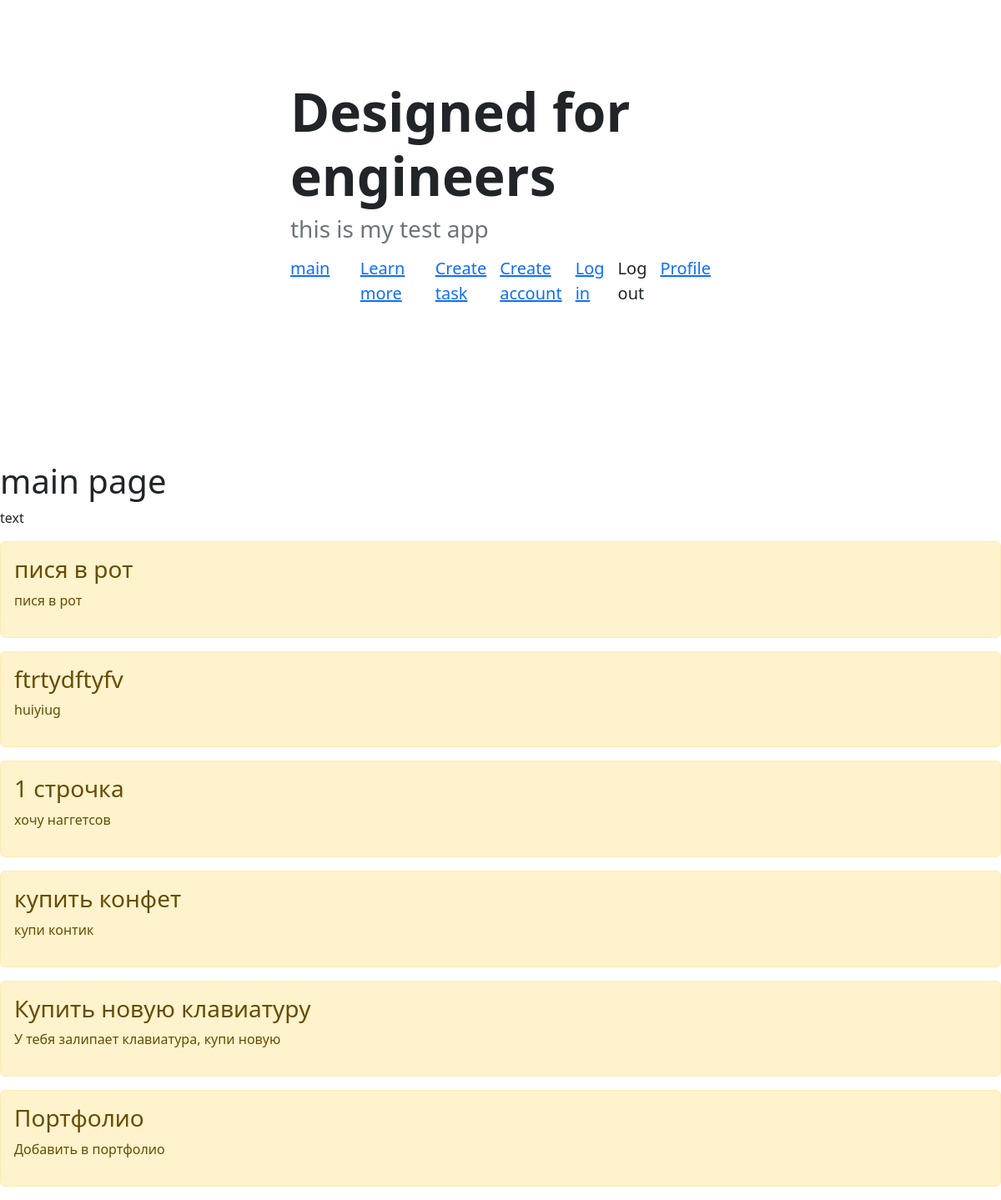
The page / on the database its author committed.
### main/models.py (models this page shows, shortened)
class Task(models.Model):
    objects = ' '
    title = models.CharField('Название', max_length=70)
    task = models.TextField('Описание')
    class Meta:
        verbose_name = 'Задача'
        verbose_name_plural = 'Задачи'

### main/views.py (the view)
# urls.py: path('', views.index, name='home'),
def index(request):
    tasks = Task.objects.order_by('-id')
    return render(request, 'main/index.html', {'title': 'main page', 'tasks': tasks})

### main/templates/main/index.html (shortened to what this page needs)
{% extends 'main/base.html'%}
{% block content%}
   <h1>main page</h1>
    {% if tasks  %}
    <p>text</p>
        {% for i in tasks %}
        <div class="alert alert-warning mt-2">
             <h3> {{ i.title }}</h3>
             <p> {{ i.task }}</p>
        </div>
        {% endfor %}
    {% else %}
        <p> База данных пуста </p>
    {% endif %}
{% endblock %}

### main/templates/main/base.html (shortened to what this page needs)
<!doctype html>
<html lang="en">
<head>
    <link rel="stylesheet" href="https://cdn.jsdelivr.net/npm/bootstrap@5.2.3/dist/css/bootstrap.min.css">
</head>
<body>
    <div class="col-md-6 p-lg-5 mx-auto my-5">
      <h1 class="display-3 fw-bold">Designed for engineers</h1>
      <h3 class="fw-normal text-muted mb-3">this is my test app</h3>
      <div class="d-flex gap-3 justify-content-center lead fw-normal">
        <a class="icon-link" href="{% url 'home' %}">main</a>
          <svg class="bi"><use xlink:href="#chevron-right"></use></svg>
        <a class="icon-link" href="{% url 'about' %}">Learn more</a>
          <svg class="bi"><use xlink:href="#chevron-right"></use></svg>
          <a class="icon-link" href="{% url 'create' %}">Create task</a>
          <a class="icon-link" href="{% url 'register' %}">Create account</a>
          <a class="icon-link" href="{% url 'login' %}">Log in</a>
          <a class="nav-item nav-link" href="{% url 'logout' %}">Log out</a>
          <a class="icon-link" href="{% url 'profile' %}">Profile</a>
      </div>
    </div>
      {% block content %}{% endblock %}
</body>
</html>

### rows shown on the page
Task: title "пися в рот", task "пися в рот"
Task: title "ftrtydftyfv", task "huiyiug"
Task: title "1 строчка", task "хочу наггетсов"
Task: title "купить конфет", task "купи контик"
Task: title "Купить новую клавиатуру", task "У тебя залипает клавиатура, купи новую"
Task: title "Портфолио", task "Добавить в портфолио"
